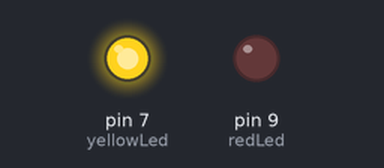
Bench run of a sketch on a simulated Arduino Uno, built with avr-gcc and run on an emulated ATmega328P. Parts: output pins drawn as LEDs (lit = HIGH).

Above: at 0.15 s.
At 3.15 s:
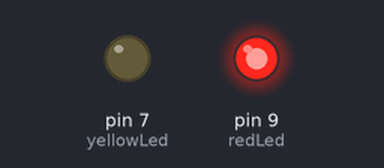
At 5.85 s:
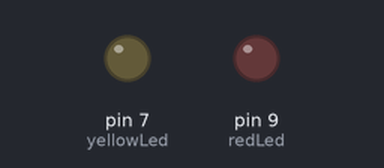
Timing chart, 0 to 6.2 s (numbered marks = the images above):
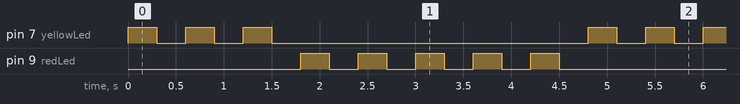

The sketch:

15-understanding_arduino_loops.ino
```cpp
int yellowLed = 7, redLed = 9, delayTime = 300;

void setup() {
  // put your setup code here, to run once:
  pinMode(yellowLed, OUTPUT);
  pinMode(redLed, OUTPUT);
}

void loop() {
  // put your main code here, to run repeatedly:
  blinkLed(yellowLed, 3, delayTime);
  blinkLed(redLed, 5, delayTime);
}

void blinkLed(int led, int blinkCount, int delayTime) {
  for (int i = 0; i < blinkCount; i++) {
    digitalWrite(led, HIGH);
    delay(delayTime);
    digitalWrite(led, LOW);
    delay(delayTime);
  }
}
```

Measured:
- by itself, pin 7 (yellowLed): repeats every 4.8 s: 2 × (LOW 0.30 s, HIGH 0.30 s), LOW 3.3 s, HIGH 0.30 s
- by itself, pin 9 (redLed): repeats every 4.8 s: 4 × (LOW 0.30 s, HIGH 0.30 s), LOW 2.1 s, HIGH 0.30 s
- by itself, everything shown: repeats every 4.8 s, in 16 steps
